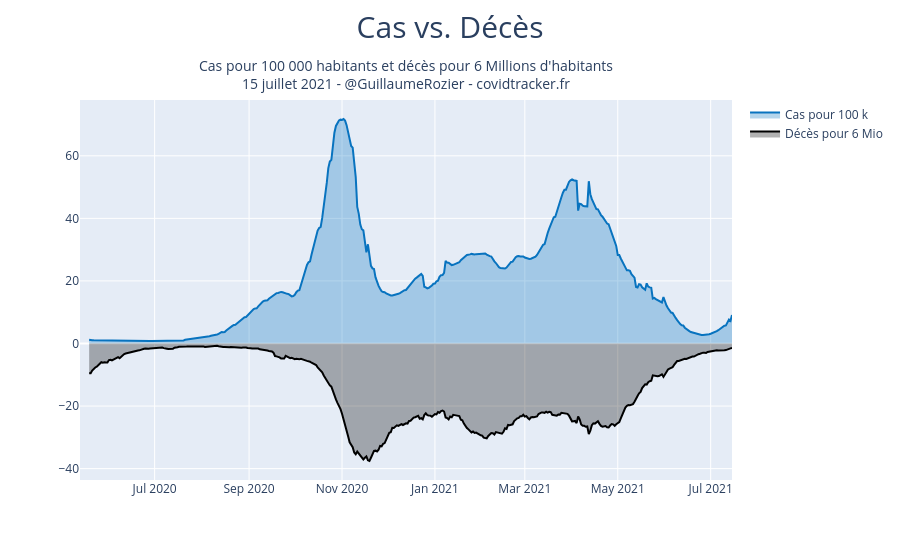

The cell this chart's notebook holds for it:
### Code cell
fig = go.Figure()
fig.add_trace(go.Scatter(
    x=df.jour,
    y=df.P.rolling(window=7).mean()/67000000*100000,
    name="Cas pour 100 k",
    marker_color='rgb(8, 115, 191)',
    fillcolor="rgba(8, 115, 191, 0.3)",
    fill='tozeroy'))
fig.add_trace(go.Scatter(
    x=df.jour,
    y=-df.incid_dc.rolling(window=7).mean()/67000000*6000000,
    marker_color='black',
    fillcolor="rgba(0,0,0,0.3)",
    name="Décès pour 6 Mio",
    fill='tozeroy'))
fig.update_yaxes()
fig.update_layout(
    title={
                        'text': "Cas vs. Décès",
                        'y':0.97,
                        'x':0.5,
                        'xanchor': 'center',
                        'yanchor': 'top'},
    titlefont = dict(
                    size=30),
    annotations = [
                        dict(
                            x=0.5,
                            y=1.12,
                            xref='paper',
                            yref='paper',
                            font=dict(size=14),
                            text="Cas pour 100 000 habitants et décès pour 6 Millions d'habitants<br>{} - @GuillaumeRozier - covidtracker.fr".format(datetime.strptime(df.jour.max(), '%Y-%m-%d').strftime('%d %B %Y')),#'Date : {}. Source : Santé publique France. Auteur : GRZ - covidtracker.fr.'.format(),                    showarrow = False
                            showarrow=False
                        ),
                        ]
)

#name_fig = "cas_hospitalisations_ratio"
#fig.write_image(PATH + "images/charts/france/{}.jpeg".format(name_fig), scale=2, width=900, height=600)
#plotly.offline.plot(fig, filename = PATH + 'images/html_exports/france/{}.html'.format(name_fig), auto_open=False)

### Figure 1 — Plotly figure (JSON) as saved in the notebook; plotly's stock layout.template omitted (floating-point values rounded to 4 significant figures; data arrays with more than 128 entries replaced by an {"elided": "..."} marker saying what was removed)
{"data": [{"fill": "tozeroy", "fillcolor": "rgba(8, 115, 191, 0.3)", "marker": {"color": "rgb(8, 115, 191)"}, "name": "Cas pour 100 k", "type": "scatter", "x": {"elided": "429 str values"}, "y": {"elided": "429 float values"}}, {"fill": "tozeroy", "fillcolor": "rgba(0,0,0,0.3)", "marker": {"color": "black"}, "name": "Décès pour 6 Mio", "type": "scatter", "x": {"elided": "429 str values"}, "y": {"elided": "429 float values"}}], "layout": {"annotations": [{"font": {"size": 14}, "showarrow": false, "text": "Cas pour 100 000 habitants et décès pour 6 Millions d'habitants<br>15 juillet 2021 - @GuillaumeRozier - covidtracker.fr", "x": 0.5, "xref": "paper", "y": 1.12, "yref": "paper"}], "title": {"font": {"size": 30}, "text": "Cas vs. Décès", "x": 0.5, "xanchor": "center", "y": 0.97, "yanchor": "top"}}}
